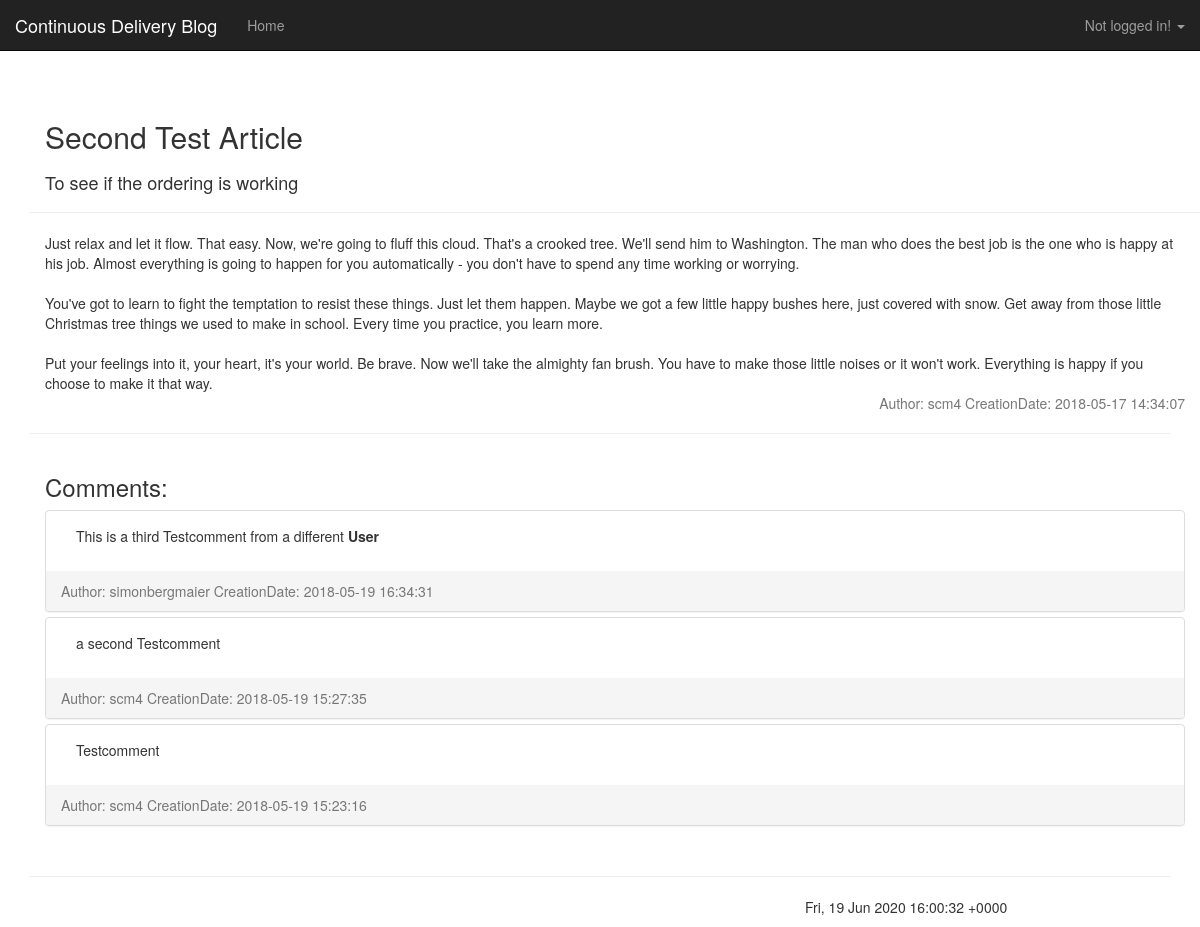
Before: /index.php?view=article&id=2 with the older database file.
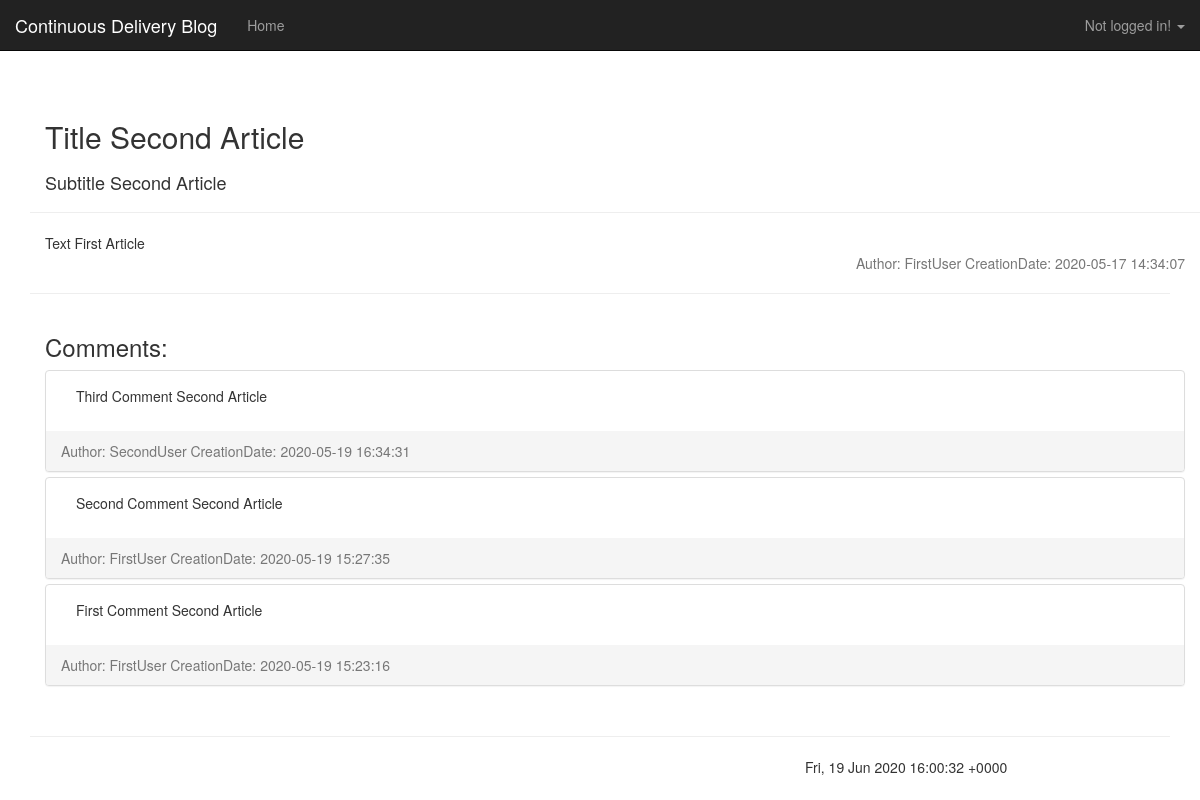
After: the same page with the newer database file.
### tables this page shows
CREATE TABLE `article` (
  `id` int(11) NOT NULL,
  `category` int(11) NOT NULL,
  `title` varchar(255) NOT NULL,
  `subtitle` varchar(255) NOT NULL,
  `text` text NOT NULL,
  `author` int(11) NOT NULL,
  `active` bit(1) NOT NULL DEFAULT b'1',
  `creationDate` timestamp NOT NULL DEFAULT CURRENT_TIMESTAMP
);

CREATE TABLE `users` (
  `id` int(11) NOT NULL,
  `username` varchar(255) NOT NULL,
  `passhash` varchar(255) NOT NULL
);

CREATE TABLE `comment` (
  `id` int(11) NOT NULL,
  `articleId` int(11) NOT NULL,
  `authorId` int(11) NOT NULL,
  `text` text NOT NULL,
  `creationDate` timestamp NOT NULL DEFAULT CURRENT_TIMESTAMP,
  `active` bit(1) NOT NULL DEFAULT b'1'
);

### index.php (called while the page is built, shortened)
<?php
require_once('inc/bootstrap.php');
$default_view = 'list';
$view = $default_view;
if (
	isset($_REQUEST['view']) &&
	file_exists(__DIR__ . '/views/' . $_REQUEST['view'] . '.php')
) {
	$view = $_REQUEST['view'];
}
require_once ('views/' . $view . '.php');

### inc/bootstrap.php (called while the page is built, shortened)
<?php
spl_autoload_register(function($class) {
   $filename = __DIR__."/../lib/".str_replace("\\",DIRECTORY_SEPARATOR, $class).".php";
});
require_once (__DIR__."/../lib/Data/DataManager_mysql.php");

### lib/Blog/AuthenticationManager.php (called while the page is built, shortened)
<?php
class AuthenticationManager extends BaseObject
{
    public static function isAuthenticated() : bool {
        return isset($_SESSION['user']);
    }
    public static function getAuthenticatedUser() {
        return self::isAuthenticated() ? DataManager::getUserById($_SESSION['user']) : null;
    }
}

### lib/Data/DataManager_mysql.php (called while the page is built, shortened)
<?php
class DataManager implements \IDataManager {
    private static $__connection;
    private static function getConnection() {
        if (!isset(self::$__connection)) {
            self::$__connection = new \PDO(getenv('DB_CONFSTRING'), getenv('DB_UNAME'), getenv('DB_PASSWD'));
        }
        return self::$__connection;
    }
    private static function query($connection, $query, $parameters = array()) {
        $connection->setAttribute(\PDO::ATTR_ERRMODE, \PDO::ERRMODE_EXCEPTION);
        try {
            $statement = $connection->prepare($query);
            $i = 1;
            foreach ($parameters AS $param) {
                if (is_int($param)) {
                    $statement->bindValue($i, $param, \PDO::PARAM_INT);
                }
                $i++;
            }
            $result = $statement->execute();
        }
        catch (\Exception $e) {
            die('Database Error' . implode(' | ', $statement->errorInfo()));
        }
        return $statement;
    }
    private static function fetchObject($cursor) {
        return $cursor->fetchObject();
    }
    private static function close($cursor) {
        return $cursor->closeCursor();
    }
    private static function closeConnection($connection) {
        self::$__connection = null;
    }
    public static function getArticleById(int $articleId) {
        $con = self::getConnection();
        $article = false;
        $res = self::query($con,"SELECT id, category, title, subtitle, text, author, creationDate FROM article WHERE id = ? AND active = 1", [$articleId]);
        if($a = self::fetchObject($res)) {
            $article = new Article($a->id, $a->category, $a->title, $a->subtitle, $a->text, $a->creationDate, $a->author);
        }
        return $article;
    }
    public static function getCommentsByArticle(int $articleId): array {
        $con = self::getConnection();
        $comments = [];
        $res = self::query($con, "SELECT id, authorId, text, creationDate FROM comment WHERE active = 1 AND articleId = ? ORDER BY creationDate DESC",[$articleId]);
        while($comment = self::fetchObject($res)) {
            $comments[] = new Comment($comment->id, $articleId, $comment->authorId, $comment->text, $comment->creationDate);
        }
        return $comments;
    }
    public static function getUserById(int $userId) {
        $con = self::getConnection();
        $user = false;
        $res = self::query($con, "SELECT id, userName, passHash FROM users WHERE id = ?", [$userId]);
        if ($u = self::fetchObject($res)) {
            $user = new User($u->id, $u->userName, $u->passHash);
        }
        return $user;
    }
}

### lib/Blog/Article.php (called while the page is built, shortened)
<?php
class Article extends Entity {
	private $title;
    private $subtitle;
    private $text;
    private $creationDate;
	public function __construct(int $id, int $categoryId, string $title, string $subtitle, string $text, string $creationDate, string $author)  {
		$this->title = $title;
		$this->subtitle = $subtitle;
		$this->text = $text;
		$this->creationDate = $creationDate;
	}
	public function getTitle() : string {
		return $this->title;
	}
    public function getSubtitle() : string {
	    return $this->subtitle;
    }
    public function getText(): string {
        return $this->text;
    }
    public function getCreationDate(): string {
        return $this->creationDate;
    }
}

### lib/Blog/User.php (called while the page is built, shortened)
<?php
class User extends Entity
{
    private $userName;
    public function __construct(int $id, string $userName, string $passwordHash)
    {
        $this->userName=$userName;
    }
    public function getUserName() : string {
        return $this->userName;
    }
}

### lib/Blog/Comment.php (called while the page is built, shortened)
<?php
class Comment extends Entity {
    private $text;
    private $creationDate;
	public function __construct(int $id, int $articleId, int $authorId, string $text, string $creationDate)  {
		$this->text = $text;
		$this->creationDate = $creationDate;
	}
	public function getText() :  string {
		return $this->text;
	}
    public function getCreationDate() : string {
	    return $this->creationDate;
    }
}

### views/article.php (the view, shortened to what this page needs)
<?php
require_once('inc/bootstrap.php');
require_once('partials/header.php');
$article = DataManager::getArticleById((int)$_REQUEST['id']);
$author = DataManager::getUserById($article->getAuthor());
$comments = DataManager::getCommentsByArticle($article->getId());
?>
    <div class="page-header container">
        <div class="row">
            <h2 class="col-sm-12"><?php echo $article->getTitle() ?></h2>
        </div>
        <div class="row">
            <h4 class="col-sm-8"><?php echo $article->getSubtitle() ?></h4>
        </div>
    </div>
    <div class="container">
        <div class="text-left">
            <?php echo nl2br($article->getText()) ?>
        </div>
        <div class="text-right text-muted">
            Author: <?php echo $author->getUserName() ?>
            CreationDate: <?php echo $article->getCreationDate() ?>
        </div>
    </div>
    <hr/>
    <div class="container">
        <div class="row">
            <h3 class="col-sm-12">Comments:</h3>
        </div>
        <div class="panel-group">
            <?php if (sizeof($comments) > 0) : ?>
                <?php foreach ($comments as $comment) : ?>
                    <?php $cauthor = DataManager::getUserById($comment->getAuthor()); ?>
                    <div class="panel panel-default">
                        <div class="panel-body">
                            <p class="col-sm-8"><?php echo nl2br($comment->getText()); ?></p>
                        </div>
                        <div class="panel-footer text-muted">
                            Author: <?php echo $cauthor->getUserName() ?>
                            CreationDate: <?php echo $comment->getCreationDate() ?>
                        </div>
                    </div>
                <?php endforeach; ?>
            <?php else: ?>
                <div class="alert alert-info">No Comments for this Article</div>
            <?php endif; ?>
        </div>
    </div>
<?php
require_once('partials/footer.php');

### views/partials/header.php (shortened to what this page needs)
<?php
$user = AuthenticationManager::getAuthenticatedUser();
?>
<!DOCTYPE html>
<html>
<head>
	<link href="https://stackpath.bootstrapcdn.com/bootstrap/3.4.1/css/bootstrap.min.css" rel="stylesheet">
	<link href="assets/main.css" rel="stylesheet">
</head>
<body>
<div class="navbar navbar-inverse navbar-fixed-top">
	<div class="container-fluid">
		<div class="navbar-header">
			<a class="navbar-brand" href="/">Continuous Delivery Blog</a>
		</div>
		<div class="navbar-collapse collapse" id="bs-navbar-collapse-1">
			<ul class="nav navbar-nav">
				<li <?php if(!isset($_REQUEST['view']) || $_REQUEST['view'] == 'list') echo 'class="active"'; ?>><a href="/">Home</a></li>
			</ul>
      <ul class="nav navbar-nav navbar-right login">
        <li class="dropdown">
			<?php if ($user == null): ?>
              <a href="#" class="dropdown-toggle" data-toggle="dropdown" role="button" aria-expanded="false">
                Not logged in!
                <b class="caret"></b>
              </a>
			<?php endif; ?>
        </li>
      </ul>
		</div>
	</div>
</div>
<div class="container">

### views/partials/footer.php (shortened to what this page needs)
<div class="footer">
	<hr />
	<div class="col-sm-4 pull-right">
		<p>
			<?php print date('r');  ?>
		</p>
	</div>
</div>
</div>
</body>
</html>

### assets/main.css (style rules this page uses)
body { padding-top: 60px; }
.navbar .login { float: right; }
.footer { margin-top: 30px; }

Changed rows visible on the page:
removed comment: text "a second Testcomment", authorId.username "scm4", creationDate "2018-05-19 15:27:35"
changed article: title "Second Test Article" → "Title Second Article"; subtitle "To see if the ordering is working" → "Subtitle Second Article"; text "Just relax and let it flow. That easy. Now, we're going to fluff this cloud. That's a crooked tree. We'll send him to Washington. The man who does the best job is the one who is happy at his job. Almost everything is going to happen for you automatically - you don't have to spend any time working or worrying. You've got to learn to fight the temptation to resist these things. Just let them happen. Maybe we got a few little happy bushes here, just covered with snow. Get away from those little Christmas tree things we used to make in school. Every time you practice, you learn more. Put your feelings into it, your heart, it's your world. Be brave. Now we'll take the almighty fan brush. You…" → "Text First Article"; creationDate "2018-05-17 14:34:07" → "2020-05-17 14:34:07"
changed users: username "scm4" → "FirstUser"
changed comment: text "This is a third Testcomment from a different User" → "Third Comment Second Article"; authorId.username "simonbergmaier" → "SecondUser"; creationDate "2018-05-19 16:34:31" → "2020-05-19 16:34:31"
added comment: text "Second Comment Second Article", authorId.username "FirstUser", creationDate "2020-05-19 15:27:35"
changed comment: text "Testcomment" → "First Comment Second Article"; authorId.username "scm4" → "FirstUser"; creationDate "2018-05-19 15:23:16" → "2020-05-19 15:23:16"
